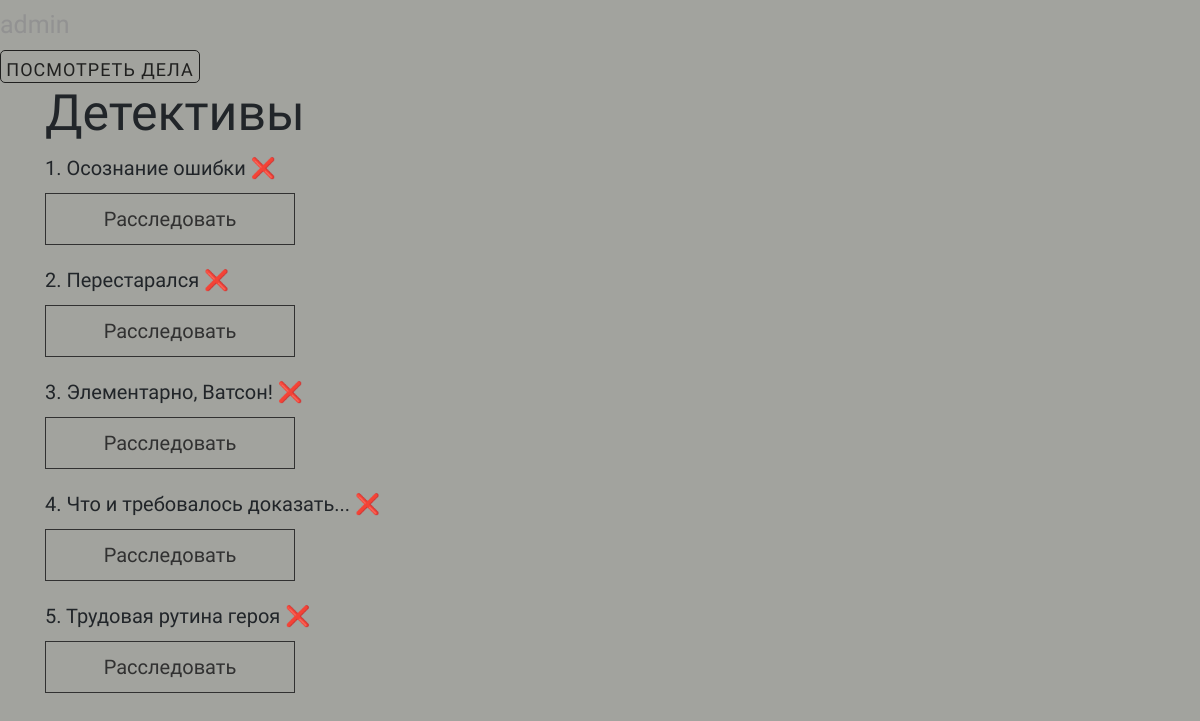
The page /index (signed in) on the database as committed earlier.
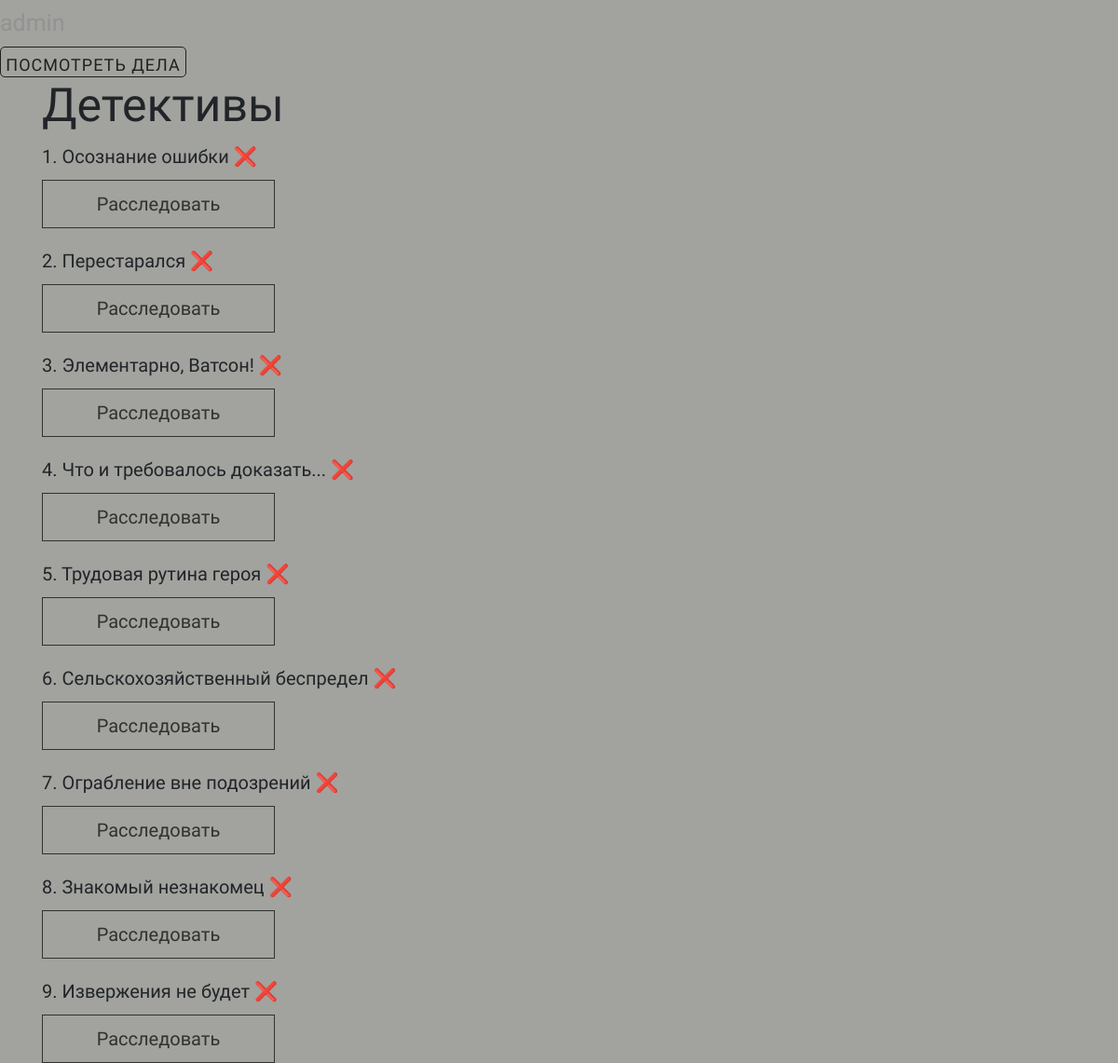
The same page on the database as committed later.
### story_resource.py (models this page shows)
class Story(db_session.SqlAlchemyBase, UserMixin, SerializerMixin):
    __tablename__ = 'stories'
    id = sqlalchemy.Column(sqlalchemy.Integer, primary_key=True, autoincrement=True)
    title = sqlalchemy.Column(sqlalchemy.String)  # название истории
    text = sqlalchemy.Column(sqlalchemy.String)  # текст истории
    answer = sqlalchemy.Column(sqlalchemy.String)  # ответ на задачу
    spectator = sqlalchemy.Column(sqlalchemy.String)  # опрос очевидцев
    opinion = sqlalchemy.Column(sqlalchemy.String)  # мнение коллег
    api = sqlalchemy.Column(sqlalchemy.String)  # вид API
    proof = sqlalchemy.Column(sqlalchemy.String)  # объект поиска API
    api_message = sqlalchemy.Column(sqlalchemy.String)  # сообщение к выбранному API(необязательно)
    answer_choice = sqlalchemy.Column(sqlalchemy.String)  # строка, разделенная _

### main.py (the view)
@app.route("/")
@app.route('/index')
def start():
    session = db_session.create_session()
    user = session.query(User).get(user_ses.get('current_user'))
    if user and user.watched is not None:
        stories = [int(x) for x in str(user.watched).split()]
    else:
        stories = None
    return render_template('index.html',
                           background=url_for('static', filename='img/bg.jpg'),
                           stories=session.query(Story).all(),
                           user_stories=stories)

### data/db_session.py (called while the page is built)
def create_session() -> Session:
    global __factory
    return __factory()

### main.py (called while the page is built)
@login_manager.user_loader
def load_user(user_id):
    session = db_session.create_session()
    return session.query(User).get(user_id)

### templates/index.html (shortened to what this page needs)
{% extends "base.html" %}
{% block content %}
<head>
    <link rel="stylesheet" type="text/css" href="static/css/style.css">
    <link rel="stylesheet"
          href="https://stackpath.bootstrapcdn.com/bootstrap/4.4.1/css/bootstrap.min.css"
>
</head>
{% if current_user.is_authenticated %}
<h1>Детективы</h1>
{% for story in stories %}
<div class="margin-story">
    <p class="story-div">{{ story.id }}. {{ story.title }}
        {% if user_stories and story.id in user_stories %}✅{% else %}❌{% endif %}</p>
    <nav>
        <a href="/story_telling/{{ story.id }}" class="glo">Расследовать</a>
    </nav>
</div>
{% endfor %}
{% else %}
<h1 align="center" class="white-text">Яндекс.Детектив</h1>
<h4 align="center" class="white-text">Вы готовы примерить на себя роль Шерлока Холмса?</h4>
<h4 align="center" class="white-text">Да? Тогда добро пожаловать!</h4>
{% endif %}
{% endblock %}

### templates/base.html (shortened to what this page needs)
<!doctype html>
<html lang="en">
<head>
    <link rel="stylesheet" type="text/css" href="../static/css/style.css">
    <link rel="stylesheet"
          href="https://stackpath.bootstrapcdn.com/bootstrap/4.4.1/css/bootstrap.min.css"
>
</head>
<body style="background-image:url({{background}}); background-size: cover; background-color: #A2A39E; background-repeat: repeat-x;">
{% if current_user.is_authenticated %}
<nav>
    <a class="navbar-brand white" href="/logout">{{current_user.nickname}}</a>
</nav>
{% endif %}
{% if current_user.is_authenticated %}
<a href="/" class="mid">Посмотреть дела</a>
{% endif %}
<main role="main" class="container">
    {% block content %}{% endblock %}
</main>
</body>
</html>

### static/css/style.css (style rules this page uses)
* { font-family: 'Neucha', cursive; font-size: 20px; }
h1 { font-size: 28px; }
.white { color: white; }
.story-div { margin: 0 0 10px 0; }
.margin-story { margin: 0 0 20px 0; }
a.glo { color:#313131; padding: 10px 20px; width:250px; text-decoration:none; margin: 0 0 20px 0; text-align:center; display: block; background-image: linear-gradient(to left,transparent,transparent 50%,#008700 50%,#008700); background-position: 100% 0; background-size: 200% 100%; transition: all .25s ease-in; font-family: 'Neucha', cursive; font-size: 20px; border: 1px solid #313131; }
a.mid { background:#fff; width:200px; display:block; height:33px; padding-top:5px; border:1px solid #000; border-radius: 5px; font-size: 18px; font-weight:200; color:#000; text-transform:uppercase; text-decoration:none; text-align:center; background-color: #A2A39E; opacity:.8; letter-spacing: 1px; -webkit-transition: all 300ms cubic-bezier(0.250, 0.250, 0.750, 0.750); -moz-transition: all 300ms cubic-bezier(0.250, 0.250, 0.750, 0.750); -o-transition: all 300ms cubic-bezier(0.250, 0.250, 0.750, 0.750); transition: all 300ms cubic-bezier(0.250, 0.250, 0.750, 0.750); }
html, body { height: 100%; margin: 0; padding: 0; }

Rows that differ between the two databases and show on the page:
added Story: id "6", title "Сельскохозяйственный беспредел"
added Story: id "7", title "Ограбление вне подозрений"
added Story: id "8", title "Знакомый незнакомец"
added Story: id "9", title "Извержения не будет"
